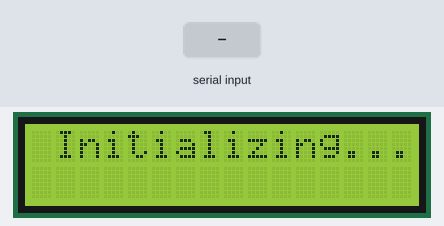
Recording of a sketch running on a simulated ESP32. Shown: 16×2 character LCD. Inputs (shaded band) come from the test bench. WiFi joins after 1.5 s; servers stay silent unless stated; uploads are accepted with an empty reply; what the sketch prints to the serial monitor is not drawn.

Above: at 7.2 s.
7.3 s: "0\n" received over the second serial link
11.4 s: "90,45\n" received over the second serial link
At 12.5 s:
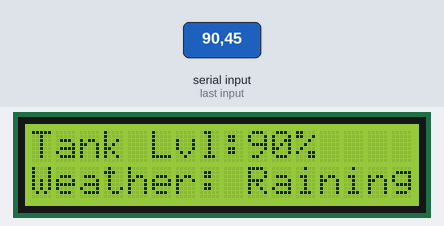
15.5 s: "30,150,10,200\n" received over the second serial link
At 17.1 s:
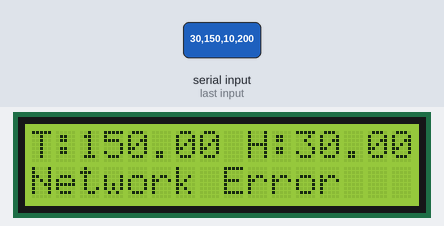
19.6 s: "90,45,200,10,150,30\n" received over the second serial link
At 22.3 s:
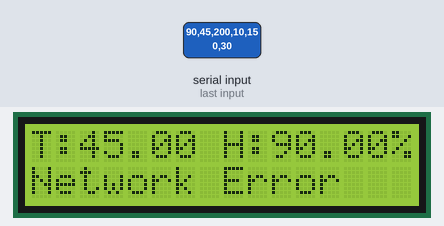
Timing chart, 0 to 23.8 s (numbered marks = the images above; inputs shaded):
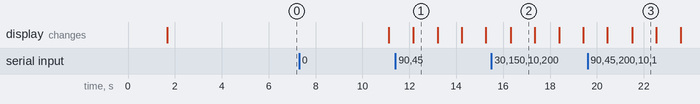

Measured:
- after the input at 11.4 s, the display: changes after 0.77 s (image 1)
- after the input at 19.6 s, the display: first differs from a run without the input after 1.9 s (image 3)
- what the display in image 1 shows lasts 1.0 s, from 12.2 s to 13.2 s

The sketch:

esp32Code.ino
```cpp
#include <WiFi.h>
#include <HTTPClient.h>
#include <ArduinoJson.h>
#include <WiFiClientSecure.h>
#include <Wire.h>
#include <LiquidCrystal_I2C.h>

//const char* WIFI_SSID = "Galaxy A54";
//const char* WIFI_PASS = "qwerty123";

const char* WIFI_SSID = "Katol";
const char* WIFI_PASS = "lumot123";

const char* API_URL = "https://xlgjn5k1-5000.asse.devtunnels.ms/api";

const int JSON_REQUEST_SIZE = 512 + (64 * 15);

const String deviceID="10001A";

float temperature;
float humidity;
int tankLevel;
int isRaining;
int isSoil1Moist, isSoil2Moist, isSoil3Moist;
int isIrrigation1On, isIrrigation2On, isIrrigation3On;
int rainGauge;

String arduinoMessage;

unsigned long previousOnlineUpdate, previousReconnectAttempt, previousDisplayUpdate;
unsigned long currentTime;

unsigned long previousDataSubmit;

bool connectedToWifi;

int loopCounter, currentDisplayIndex;

int firstComma, secondComma, thirdComma, fourthComma, fifthComma, sixthComma, seventhComma, eigthComma, ninethComma, tenthComma;

LiquidCrystal_I2C lcd(0x27, 16, 2);

HardwareSerial unoSerial(2);

void wifiConnect() {
    Serial.print("Connecting to WiFi: ");
    Serial.println(WIFI_SSID);
    WiFi.begin(WIFI_SSID, WIFI_PASS);
    int attempts = 0;
    while (WiFi.status() != WL_CONNECTED && attempts < 30) {
        delay(500);
        Serial.print(".");
        attempts++;
    }
    if (WiFi.status() == WL_CONNECTED) {
        Serial.println("\nWiFi connected.");
        Serial.print("IP Address: ");
        Serial.println(WiFi.localIP());
        connectedToWifi=true;
    } else {
      Serial.println("\nFailed to connect to WiFi disabling wifi connection...");
        //Serial.println("\nFailed to connect to WiFi. Restarting...");
        //delay(5000);
        //ESP.restart();
        connectedToWifi=false;
    }
    Serial.println("------------------------------------");
}

void requestAPIGET(String endPoint) {
    if(!connectedToWifi)
        return;

    String urlFull=API_URL+endPoint;
    HTTPClient http;
    http.begin(urlFull);

    http.addHeader("Content-Type", "application/json");

    int httpResponseCode = http.GET();

    if (httpResponseCode > 0) {
        String response = http.getString();
        Serial.printf("HTTP Response Code: %d\n", httpResponseCode);

        DynamicJsonDocument responseDoc(1024);
        DeserializationError error = deserializeJson(responseDoc, response);

        if (error) {
            Serial.print(F("JSON parsing failed: "));
            Serial.println(error.f_str());
        } else {
            if (httpResponseCode == 200) {
                String message = responseDoc["message"];
                Serial.println(message.c_str());
            } else {
                String errorMsg = responseDoc["message"] | "Unknown API Error";
                Serial.printf("API Error: %s\n", errorMsg.c_str());
            }
        }
    } else {
        Serial.printf("HTTP GET Request failed, error: %s\n", http.errorToString(httpResponseCode).c_str());
    }

    http.end();
}

void sendOnlinePing(){
    if(!connectedToWifi)
        return;

    Serial.println("Sending post");
    DynamicJsonDocument doc(JSON_REQUEST_SIZE);
    doc["deviceID"]=deviceID;
    doc["temperature"]=temperature;
    doc["humidity"]=humidity;
    doc["tankLevel"]=tankLevel;
    doc["isRaining"]=isRaining;
    doc["isIrrigating1"]=isIrrigation1On;
    doc["isIrrigating2"]=isIrrigation2On;
    doc["isIrrigating3"]=isIrrigation3On;
    doc["isSoilMoist1"]=isSoil1Moist;
    doc["isSoilMoist2"]=isSoil2Moist;
    doc["isSoilMoist3"]=isSoil3Moist;
    doc["rainGauge"]=rainGauge;
    sendAPIPOST("/device/online", doc);
}

void sendDataSubmission(){
    if(!connectedToWifi)
        return;

    DynamicJsonDocument doc(JSON_REQUEST_SIZE);
    doc["deviceID"]=deviceID;
    doc["temperature"]=temperature;
    doc["humidity"]=humidity;
    doc["tankLevel"]=tankLevel;
    doc["isRaining"]=isRaining;
    doc["isIrrigating1"]=isIrrigation1On;
    doc["isIrrigating2"]=isIrrigation2On;
    doc["isIrrigating3"]=isIrrigation3On;
    doc["isSoilMoist1"]=isSoil1Moist;
    doc["isSoilMoist2"]=isSoil2Moist;
    doc["isSoilMoist3"]=isSoil3Moist;
    doc["rainGauge"]=rainGauge;
    sendAPIPOST("/event/submit-data", doc);
}

void sendAPIPOST(String endPoint, DynamicJsonDocument doc){
    if (WiFi.status() != WL_CONNECTED) {
        Serial.println("WiFi not connected. Reconnecting...");
        wifiConnect();
        return;
    }

    String urlFull = API_URL + endPoint;

    String jsonRequest;
    serializeJson(doc, jsonRequest);

    HTTPClient http;

    WiFiClientSecure client;
    client.setInsecure();

    if (!http.begin(client, urlFull)) {
        Serial.println("Failed to begin HTTP connection!");
        return;
    }

    http.addHeader("Content-Type", "application/json");


    int httpResponseCode = http.POST(jsonRequest);

    if (httpResponseCode > 0) {
        //Serial.printf("HTTP Response Code: %d\n", httpResponseCode);

        String response = http.getString();
        //Serial.println("Raw Response:");
        //Serial.println(response);

        DynamicJsonDocument responseDoc(1024);
        DeserializationError error = deserializeJson(responseDoc, response);

        if (error) {
            //Serial.print("JSON parsing failed: ");
            //Serial.println(error.c_str());
        } else {
            const char* message = responseDoc["message"] | "No message";
            //Serial.printf("Server Message: %s\n", message);
        }

    } else {
        //Serial.printf("HTTP Request failed: %s\n",
                     // http.errorToString(httpResponseCode).c_str());
    }

    http.end();

}

void setup() {
  Serial.begin(115200);

  delay(100);
  unoSerial.begin(9600, SERIAL_8N1, 16, 17);

  connectedToWifi=false;
  wifiConnect();

  Wire.begin(21, 22);
  lcd.init();
  lcd.backlight();

  temperature=0;
  humidity=0;
  arduinoMessage="";
  previousOnlineUpdate=0;
  currentTime=0;
  previousReconnectAttempt=0;
  previousDisplayUpdate=0;
  currentDisplayIndex=0;

  loopCounter=0;
  tankLevel=0;
  isRaining=0;
  isIrrigation1On=0;
  isIrrigation2On=0;
  isIrrigation3On=0;
  isSoil1Moist=0;
  isSoil2Moist=0;
  isSoil3Moist=0;
  previousDataSubmit=0;

  firstComma=0;
  secondComma=0;
  thirdComma=0;
  fourthComma=0;
  fifthComma=0;
  sixthComma=0;
  seventhComma=0;
  eigthComma=0;
  ninethComma=0;
  tenthComma=0;
  rainGauge=0;

  lcd.setCursor(0, 0);
  lcd.print(" Initializing...");
}

void loop() {
  if (unoSerial.available()) {
    String message = unoSerial.readStringUntil('\n');
    Serial.println("From arduino: "+message);
    if(!arduinoMessage.equals(message) || loopCounter>=4){
      firstComma = message.indexOf(',');
      secondComma = message.indexOf(',', firstComma + 1);
      thirdComma = message.indexOf(',', secondComma+1);
      fourthComma = message.indexOf(',', thirdComma+1);
      fifthComma = message.indexOf(',', fourthComma+1);
      sixthComma = message.indexOf(',', fifthComma+1);
      seventhComma = message.indexOf(',', sixthComma+1);
      eigthComma = message.indexOf(',', seventhComma+1);
      ninethComma = message.indexOf(',', eigthComma+1);
      tenthComma= message.indexOf(',', tenthComma+1);

      humidity = message.substring(0, firstComma).toFloat();
      temperature=message.substring(firstComma+1, secondComma).toFloat();
      tankLevel=message.substring(secondComma+1, thirdComma).toInt();
      isRaining=message.substring(thirdComma+1, fourthComma).toInt();
      isSoil1Moist=message.substring(fourthComma+1).toInt();
      isSoil2Moist=message.substring(fifthComma+1).toInt();
      isSoil3Moist=message.substring(sixthComma+1).toInt();
      isIrrigation1On=message.substring(seventhComma+1).toInt();
      isIrrigation2On=message.substring(eigthComma+1).toInt();
      isIrrigation3On=message.substring(ninethComma+1).toInt();
      rainGauge=message.substring(tenthComma+1).toInt();

      arduinoMessage=message;
      loopCounter=0;
    }else{
      loopCounter++;
    }
  }

  currentTime=millis();
  if(!connectedToWifi && (currentTime-previousReconnectAttempt) > 45000){
    wifiConnect();
    previousReconnectAttempt=currentTime;
  }

  if((currentTime-previousOnlineUpdate) >= 1000){
    /*
    Serial.print("values - h:");
    Serial.print(humidity);
    Serial.print(", t:");
    Serial.print(temperature);
    Serial.print(", Tlvl:");
    Serial.print(tankLevel);
    Serial.print(", raining:");
    Serial.print(isRaining);
    Serial.print(", field1Moist:");
    Serial.print(isSoil1Moist);
    Serial.print(", field2Moist:");
    Serial.print(isSoil2Moist);
    Serial.print(", field3Moist:");
    Serial.print(isSoil3Moist);
    Serial.print(", field1Irrigate:");
    Serial.print(isIrrigation1On);
    Serial.print(", field2Irrigate:");
    Serial.print(isIrrigation2On);
    Serial.print(", field3Irrigate:");
    Serial.println(isIrrigation3On);
    */
    sendOnlinePing();
    previousOnlineUpdate=currentTime;
  }

  if(currentTime-previousDataSubmit >= 43200000 || previousDataSubmit<=0){
    sendDataSubmission();
    previousDataSubmit=currentTime;
  }

  if(currentTime-previousDisplayUpdate>10000){

    if(currentDisplayIndex==0){
        lcd.setCursor(0, 0);
        lcd.print("                ");
        lcd.setCursor(0, 0);
        lcd.print("T:");
        lcd.print(temperature);
        lcd.print(" H:");
        lcd.print(humidity);
        lcd.print("%");
        lcd.setCursor(0, 1);
        if(isRaining==0){
            lcd.print("Network Ok      ");
        }else{
            lcd.print("Network Error   ");
        }
    }else if(currentDisplayIndex==1){
        lcd.setCursor(0, 0);
        lcd.print("                ");
        lcd.setCursor(0, 0);
        lcd.print("Tank Lvl:");
        lcd.print(tankLevel);
        lcd.print("%");
        lcd.setCursor(0, 1);
        lcd.print("Weather: ");
        if(!isRaining){
            lcd.print("Sunny  ");
        }else{
            lcd.print("Raining");
        }
    }else if(currentDisplayIndex==2){
        lcd.setCursor(0, 0);
        lcd.print("Field1 Moist:");
        if(isSoil1Moist==0){
            lcd.print("Dry");
        }else{
            lcd.print("Wet");
        }
        lcd.setCursor(0, 1);
        lcd.print("Field1 Irrig:");
        if(isIrrigation1On){
            lcd.print("On ");
        }else{
            lcd.print("Off");
        }
    }else if(currentDisplayIndex==3){
        lcd.setCursor(0, 0);
        lcd.print("Field2 Moist:");
        if(isSoil2Moist==0){
            lcd.print("Dry");
        }else{
            lcd.print("Wet");
        }
        lcd.setCursor(0, 1);
        lcd.print("Field2 Irrig:");
        if(isIrrigation2On){
            lcd.print("On ");
        }else{
            lcd.print("Off");
        }
    }else{
        lcd.setCursor(0, 0);
        lcd.print("Field3 Moist:");
        if(isSoil3Moist==0){
            lcd.print("Dry");
        }else{
            lcd.print("Wet");
        }
        lcd.setCursor(0, 1);
        lcd.print("Field3 Irrig:");
        if(isIrrigation3On){
            lcd.print("On ");
        }else{
            lcd.print("Off");
        }
    }

    currentDisplayIndex++;
    if(currentDisplayIndex>4){
        currentDisplayIndex=0;
    }
  }

  delay(800);
}
```
